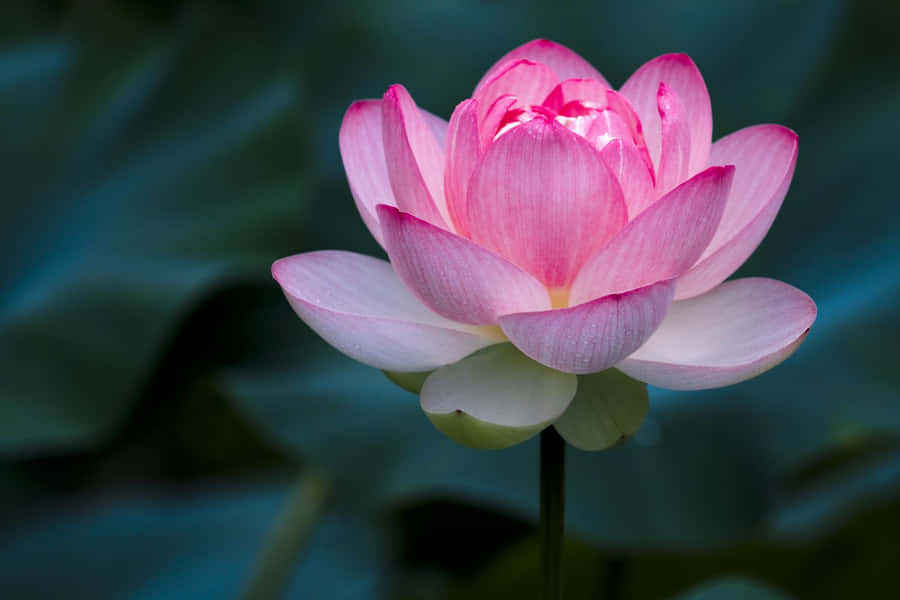
#> input picture Code/sc.jpg, 900 x 600 px, found by its file name
$ python 3.py
#> lines starting #> are read from the running program, lines starting #| are printed output that depends on the picture; after the words box and inside, x2 and y2 are one past the last pixel; in counts of white or black regions, pixels touching at a corner belong together

# EXPERIMENT 3: Canny Edge Detection

import cv2

# 1. Read the image
img = cv2.imread("C:/Users/Hashetha/Documents/CV_Lab/sc.jpg")
#> img is the input picture: shape (600, 900, 3); mean B, G, R 76.2, 66.4, 64.7

# 2. Check whether image is loaded
if img is None:
    print("Image not found!")

else:
    print("Image found successfully!")

    # 3. Convert colour image into grayscale
    gray_img = cv2.cvtColor(img, cv2.COLOR_BGR2GRAY)
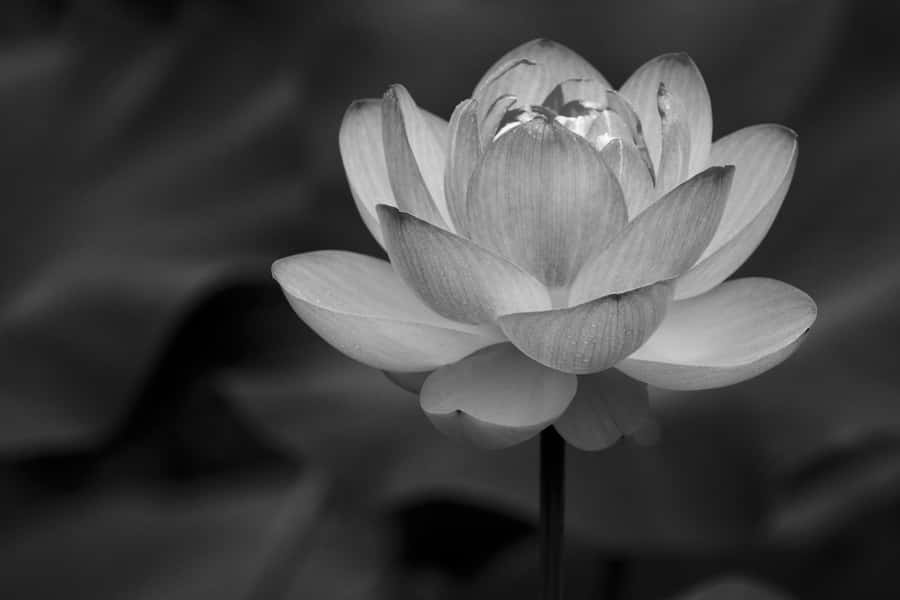
#> gray_img: shape (600, 900); min 0, max 254, mean 67

    # 4. Apply Canny Edge Detection
    edges = cv2.Canny(gray_img, 100, 200)
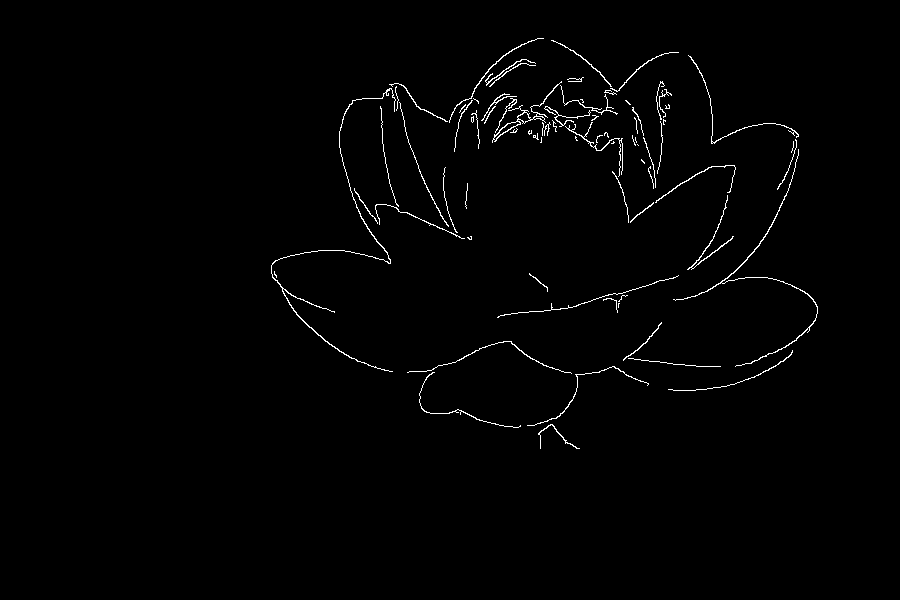
#> edges: shape (600, 900); 1.1% white in thin lines or dots, all inside (x1, y1, x2, y2) = (271, 38, 818, 449)

    # 5. Display original and edge images
    cv2.imshow("Original Image", img)
    cv2.imshow("Canny Edge Detection", edges)

    # 6. Wait for key press
    cv2.waitKey(0)

    # 7. Close all windows
    cv2.destroyAllWindows()
